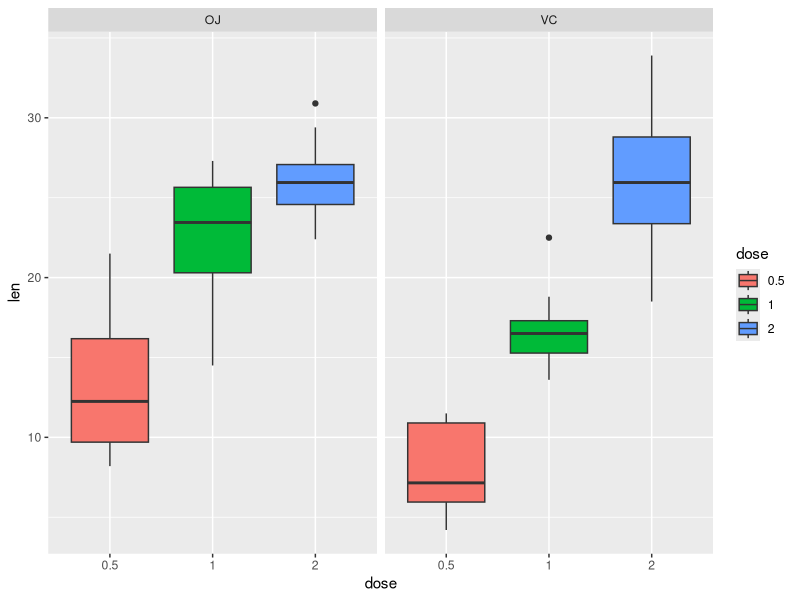
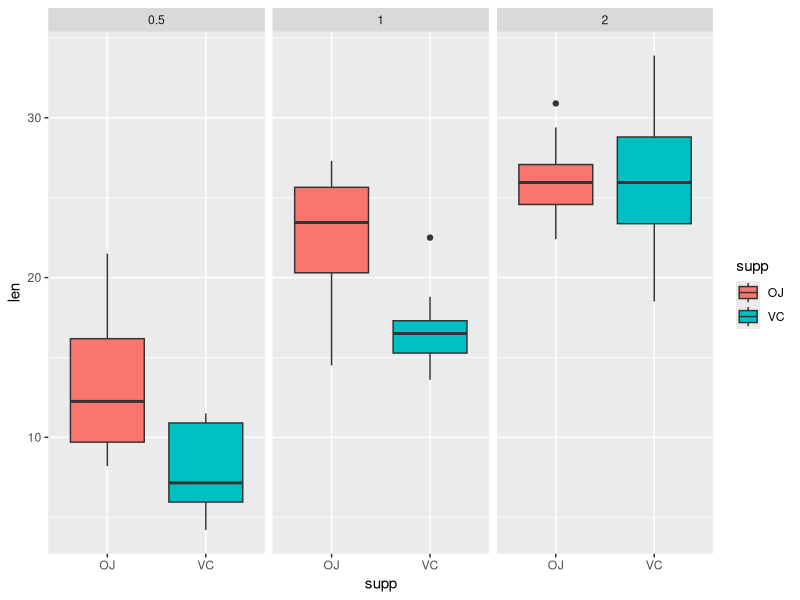

Recreate these plots in R, in order.
## ---- chunk 1
data("ToothGrowth")
library(ggplot2)
## ---- chunk 2
summary(ToothGrowth)
dim(ToothGrowth)
head(ToothGrowth)
str(ToothGrowth)
ToothGrowth$dose <- as.factor(ToothGrowth$dose)
## ---- chunk 3
ggplot(ToothGrowth, aes(x=dose,y=len)) +     
  geom_boxplot(aes(fill=dose)) +
  facet_grid(~ supp)
## ---- chunk 4
ggplot(ToothGrowth, aes(x=supp,y=len)) +     
  geom_boxplot(aes(fill=supp)) +
  facet_grid(~ dose)
## ---- chunk 5
t.test(len~supp,data = ToothGrowth)
t.test(len~dose,data = subset(ToothGrowth,dose == 0.5|dose == 1))
t.test(len~dose,data = subset(ToothGrowth,dose == 1|dose == 2))
